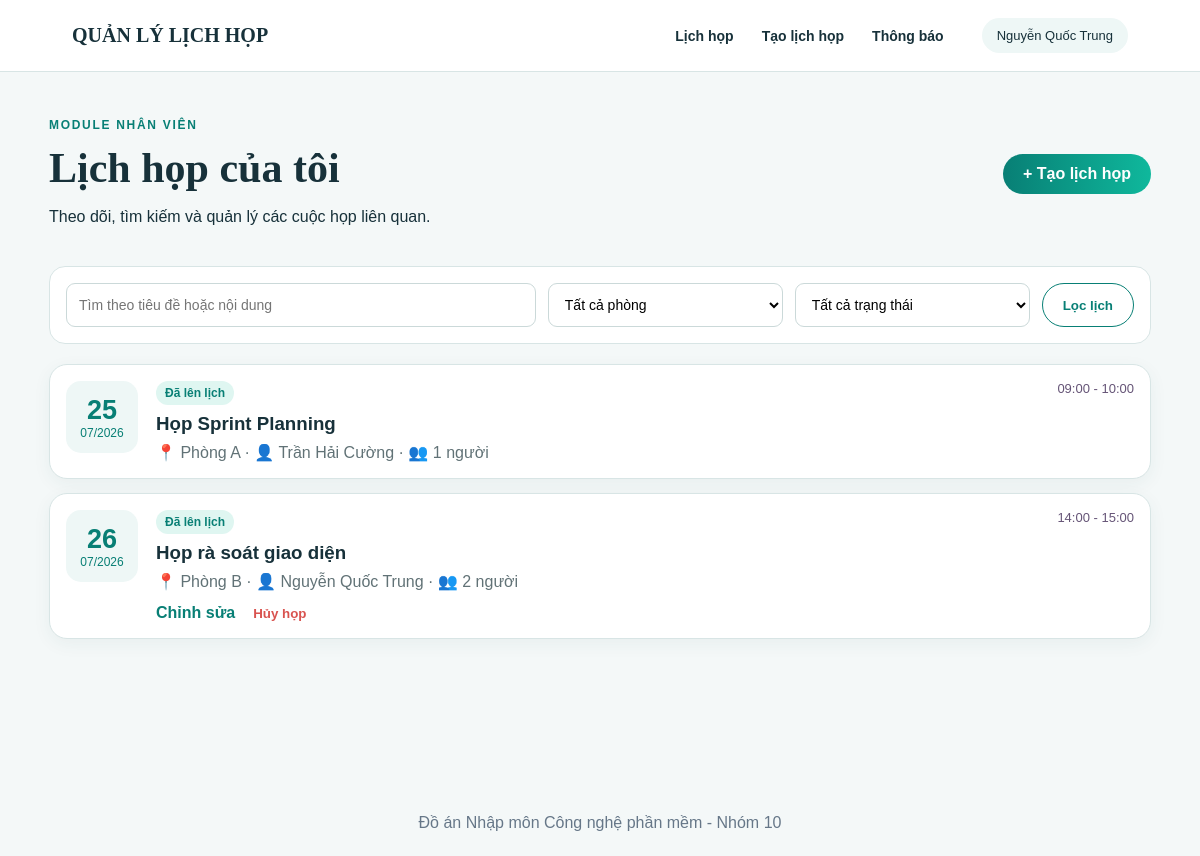
Page /meetings on the committed database.
### tables this page shows
CREATE TABLE users (
        id INTEGER PRIMARY KEY,
        name TEXT NOT NULL,
        email TEXT NOT NULL UNIQUE
    );

CREATE TABLE meetings (
        id INTEGER PRIMARY KEY AUTOINCREMENT,
        title TEXT NOT NULL,
        meeting_date TEXT NOT NULL,
        start_time TEXT NOT NULL,
        end_time TEXT NOT NULL,
        room_id INTEGER NOT NULL,
        organizer_id INTEGER NOT NULL,
        content TEXT,
        status TEXT NOT NULL DEFAULT 'Đã lên lịch',
        created_at TEXT NOT NULL,
        FOREIGN KEY (room_id) REFERENCES rooms(id),
        FOREIGN KEY (organizer_id) REFERENCES users(id)
    );

### functions.php (called while the page is built, shortened)
<?php
function h(mixed $value): string
{
    return htmlspecialchars((string) $value, ENT_QUOTES, 'UTF-8');
}
function view(string $name, array $data = []): void
{
    extract($data, EXTR_SKIP);
    require __DIR__ . '/views/header.php';
    require __DIR__ . '/views/' . $name . '.php';
    require __DIR__ . '/views/footer.php';
}

### views/meetings.php (the view, shortened to what this page needs)
<section class="hero-row">
    <div>
        <p class="eyebrow">MODULE NHÂN VIÊN</p>
        <h1>Lịch họp của tôi</h1>
        <p>Theo dõi, tìm kiếm và quản lý các cuộc họp liên quan.</p>
    </div>
    <a class="btn primary" href="/meetings/new">+ Tạo lịch họp</a>
</section>
<form class="filters" method="get" action="/meetings">
    <input name="q" value="<?= h($q) ?>" placeholder="Tìm theo tiêu đề hoặc nội dung">
    <select name="room_id">
        <option value="">Tất cả phòng</option>
    </select>
    <select name="status">
        <option value="">Tất cả trạng thái</option>
    </select>
    <button class="btn secondary">Lọc lịch</button>
</form>
<div class="meeting-grid">
    <?php foreach ($meetings as $item): ?>
        <article class="meeting-card <?= $item['status'] === 'Đã hủy' ? 'cancelled' : '' ?>">
            <div class="date-box">
                <strong><?= h(substr($item['meeting_date'], 8, 2)) ?></strong>
                <span><?= h(substr($item['meeting_date'], 5, 2) . '/' . substr($item['meeting_date'], 0, 4)) ?></span>
            </div>
            <div class="meeting-info">
                <div class="card-top">
                    <span class="badge"><?= h($item['status']) ?></span>
                    <span><?= h($item['start_time'] . ' - ' . $item['end_time']) ?></span>
                </div>
                <h3><a href="/meetings/<?= $item['id'] ?>"><?= h($item['title']) ?></a></h3>
                <p>📍 <?= h($item['room_name']) ?> · 👤 <?= h($item['organizer_name']) ?> · 👥 <?= $item['participant_count'] ?> người</p>
                <?php if ((int) $item['organizer_id'] === CURRENT_USER_ID && $item['status'] !== 'Đã hủy'): ?>
                    <div class="actions">
                        <a href="/meetings/<?= $item['id'] ?>/edit">Chỉnh sửa</a>
                        <form method="post" action="/meetings/<?= $item['id'] ?>/cancel" onsubmit="return confirm('Bạn có chắc muốn hủy?')">
                            <button class="link-danger">Hủy họp</button>
                        </form>
                    </div>
                <?php endif; ?>
            </div>
        </article>
    <?php endforeach; ?>
</div>

### index.php (shortened to what this page needs)
<?php
require_once __DIR__ . '/functions.php';
$pdo = db();
$path = parse_url($_SERVER['REQUEST_URI'], PHP_URL_PATH) ?: '/';
$method = $_SERVER['REQUEST_METHOD'];
$currentUser = $pdo->query('SELECT * FROM users WHERE id = ' . CURRENT_USER_ID)->fetch();
if ($method === 'GET' && $path === '/meetings') {
    $q = trim((string) ($_GET['q'] ?? ''));
    $sql = <<<SQL
        SELECT m.*, r.name AS room_name, u.name AS organizer_name,
            (SELECT COUNT(*) FROM meeting_participants mp WHERE mp.meeting_id = m.id) AS participant_count
        FROM meetings m
        JOIN rooms r ON r.id = m.room_id
        JOIN users u ON u.id = m.organizer_id
        WHERE (m.organizer_id = ? OR EXISTS (
            SELECT 1 FROM meeting_participants p WHERE p.meeting_id = m.id AND p.user_id = ?
        ))
    SQL;
    $params = [CURRENT_USER_ID, CURRENT_USER_ID];
    $sql .= ' ORDER BY m.meeting_date, m.start_time';
    $stmt = $pdo->prepare($sql);
    $stmt->execute($params);
    $meetings = $stmt->fetchAll();
    view('meetings', compact('currentUser', 'rooms', 'meetings', 'q', 'roomId', 'status', 'message'));
    exit;
}

### views/header.php (shortened to what this page needs)
<!DOCTYPE html>
<html lang="vi">
<head>
    <link rel="stylesheet" href="/style.css">
</head>
<body>
<header class="topbar">
    <a class="brand" href="/meetings">QUẢN LÝ LỊCH HỌP</a>
    <nav>
        <a href="/meetings">Lịch họp</a>
        <a href="/meetings/new">Tạo lịch họp</a>
        <a href="/notifications">Thông báo</a>
    </nav>
    <span class="user"><?= h($currentUser['name']) ?></span>
</header>
<main class="page">

### views/footer.php
</main>
<footer>Đồ án Nhập môn Công nghệ phần mềm - Nhóm 10</footer>
</body>
</html>

### style.css (style rules this page uses)
:root { --teal: #087f75; --teal2: #0fb89c; --ink: #17313a; --soft: #eef7f6; --line: #d8e5e5; --danger: #d9534f; --white: #fff; }
* { box-sizing: border-box; }
body { margin: 0; font-family: Arial, Helvetica, sans-serif; background: #f4f8f8; color: var(--ink); }
a { color: inherit; }
.topbar { height: 72px; padding: 0 6%; display: flex; align-items: center; gap: 38px; position: sticky; top: 0; z-index: 5; background: white; border-bottom: 1px solid var(--line); }
.brand { margin-right: auto; font: 700 20px Georgia, serif; text-decoration: none; }
.topbar nav { display: flex; gap: 28px; }
.topbar nav a { font-size: 14px; font-weight: 600; text-decoration: none; }
.user { padding: 10px 15px; border-radius: 22px; background: var(--soft); font-size: 13px; }
.page { max-width: 1150px; min-height: calc(100vh - 150px); margin: 34px auto; padding: 0 24px; }
footer { padding: 24px; color: #678; text-align: center; }
.hero-row { display: flex; align-items: center; justify-content: space-between; margin-bottom: 24px; }
.hero-row h1, .form-title h1, .detail-header h1 { margin: 4px 0 8px; font: 700 42px Georgia, serif; }
.eyebrow { color: var(--teal); font-size: 12px; font-weight: 800; letter-spacing: 1.7px; }
.btn { display: inline-flex; align-items: center; justify-content: center; padding: 11px 20px; border: 0; border-radius: 24px; cursor: pointer; font-weight: 700; text-decoration: none; }
.primary { color: white; background: linear-gradient(90deg, var(--teal), var(--teal2)); }
.secondary { color: var(--teal); background: white; border: 1px solid var(--teal); }
.filters { display: grid; grid-template-columns: 2fr 1fr 1fr auto; gap: 12px; margin-bottom: 20px; padding: 16px; border: 1px solid var(--line); border-radius: 16px; background: white; }
.filters input, .filters select, .meeting-form input, .meeting-form select, .meeting-form textarea { width: 100%; padding: 12px; border: 1px solid #cbd9d9; border-radius: 9px; background: white; font-size: 14px; }
.meeting-grid { display: grid; gap: 14px; }
.meeting-card { display: flex; gap: 18px; padding: 16px; border: 1px solid var(--line); border-radius: 18px; background: white; box-shadow: 0 5px 18px rgba(30, 80, 80, .06); }
.date-box { min-width: 72px; height: 72px; display: flex; flex-direction: column; align-items: center; justify-content: center; border-radius: 15px; color: var(--teal); background: var(--soft); }
.date-box strong { font-size: 27px; }
.date-box span { font-size: 12px; }
.meeting-info { flex: 1; }
.card-top { display: flex; justify-content: space-between; color: #657; font-size: 13px; }
.badge { display: inline-block; padding: 5px 9px; border-radius: 12px; color: var(--teal); background: #dff6f1; font-size: 12px; font-weight: 800; }
.meeting-info h3 { margin: 8px 0; }
.meeting-info h3 a { text-decoration: none; }
.meeting-info p { margin: 0; color: #617276; }
.actions { display: flex; align-items: center; gap: 12px; margin-top: 13px; }
.actions a { color: var(--teal); font-weight: 700; text-decoration: none; }
.actions form { margin: 0; }
.link-danger { border: 0; color: var(--danger); background: none; cursor: pointer; font-weight: 700; }

### rows in the picture
users: name "Nguyễn Quốc Trung"
meetings: meeting_date "25", meeting_date "07/2026", status "Đã lên lịch", start_time+end_time "09:00 - 10:00", title "Họp Sprint Planning", room_name "Phòng A", organizer_name "Trần Hải Cường", participant_count "1"
meetings: meeting_date "26", meeting_date "07/2026", status "Đã lên lịch", start_time+end_time "14:00 - 15:00", title "Họp rà soát giao diện", room_name "Phòng B", organizer_name "Nguyễn Quốc Trung", participant_count "2"
